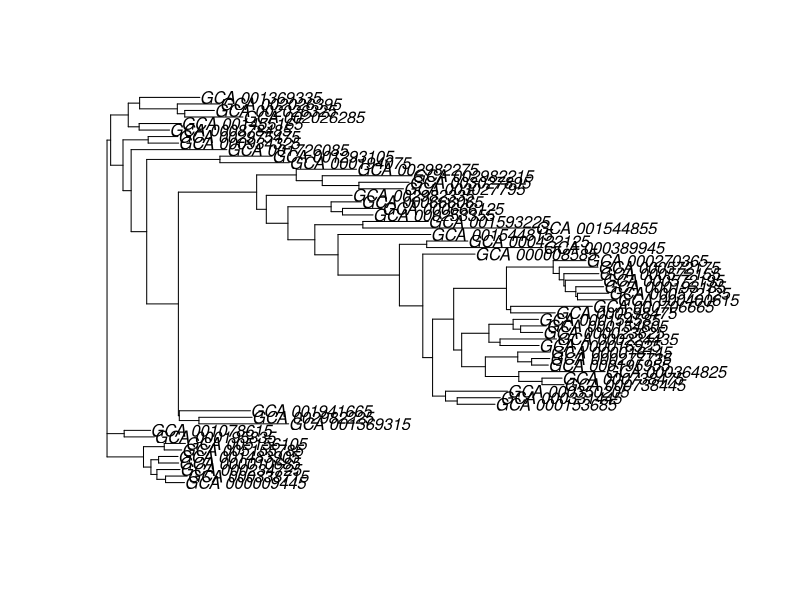
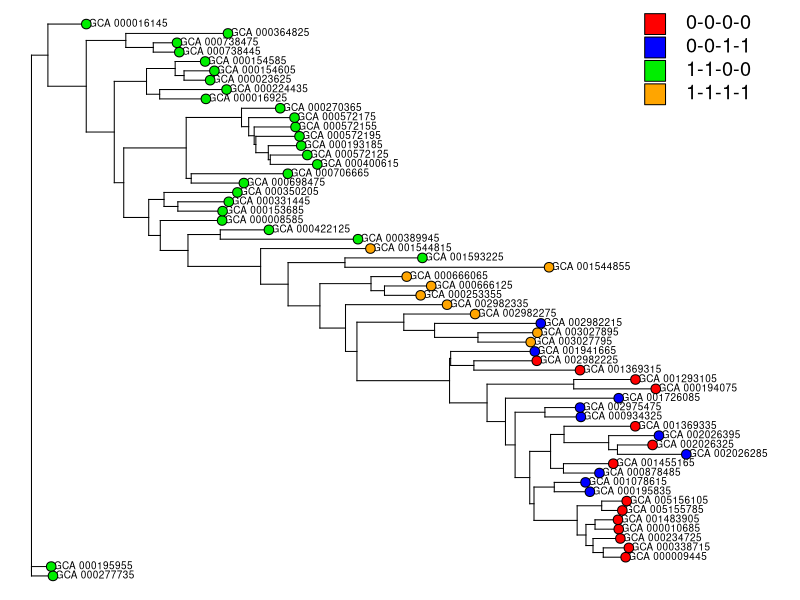
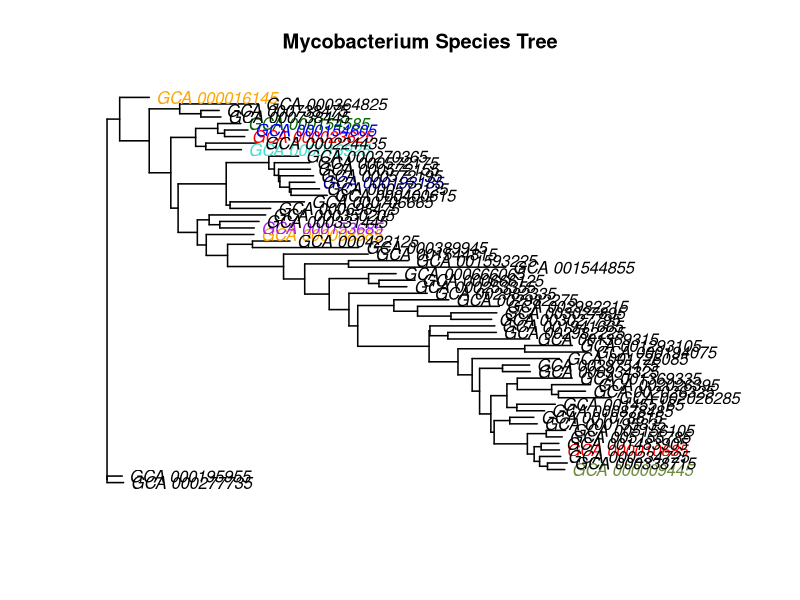

Source code (R) for these figures, in order:
#build phylogenetic tree for MTBC genomes

library(seqinr)
#library(phangorn)
library("ape")
library("phytools")

setwd('~/gitprojects/rd900')

#get region hits from blast analysis

region_hits = read.table('rd900_region_hits.csv',sep=',',header=TRUE)
rownames(region_hits) <- region_hits$id
# convert to discrete states
states <- region_hits[c('pknh1','pknh1.proregion','pknh2_sensor','tbd2')]
states[states>0] = 1
states <- apply( states , 1 , paste , collapse = "-" )
states <- factor(states)

### read ANI data

#anim <- read.table('ANIm_out/ANIm_percentage_identity.tab',sep='\t',header=TRUE,row.names = 1)
anim <- read.table('anim_matrix.csv',sep=',',header=TRUE)
#rownames(anim) <- paste0(1:nrow(anim), "_", anim$query)
rownames(anim) <- anim$query

### get distance matrix
dm <- dist(anim)
njtree  <- nj(dm)
plot(njtree)

# root tree
#rooted <- root(njtree,"18_H37Rv")
rooted <- root(njtree,"GCA_000195955")
rooted <- multi2di(rooted)

### plot tree ###

png("nj_tree.png",res=150, width=800, height=1200)
#tiff(file = "temp.tiff", width = 2400, height = 1400, units = "px", res = 300)

tipcol <- rep('black', length(njtree$tip.label))
# make a vector with our list of species
cats <- unique(anim$query)

# make a vector of color we want:
speciescolors <-c("orange", "darkolivegreen4", "red", "orange", "turquoise", "red",
               "purple", "darkgreen", "blue","darkblue")
for(i in 1:length(cats)){
  tipcol[grep(cats[i], njtree$tip.label)] <- speciescolors[i]
}

# Plotting the phylogeny
plot(rooted, label.offset=0.01, edge.width=1.5, #type='fan',
     main="Mycobacterium Species Tree", 
     tip.color=tipcol)
dev.off()

# Add coloured shapes for tips
#tiplabels(pch=19, 
#          col=ifelse(grepl(njtree$tip.label, pattern="mtb|CDC|H37"), "red", "blue"), 
#          cex=1)

# Set the margins
#par(mar=c(1,1,1,0))

plotTree(rooted,lwd=1,fsize=0.6)
cols<-setNames(c('red','blue','green2','orange'),levels(states))
tiplabels(pie=to.matrix(states[rooted$tip.label], levels(states)),
          piecol=cols, cex=0.3)
add.simmap.legend(colors=cols,prompt=FALSE,x=0.8*par()$usr[2],
                  y=60,fsize=1.2)
#plotBranchbyTrait(rooted,states[rooted$tip.label], mode="tips", palette="heat.colors")

# ace function for calculating parsimony using pknh blast results
# we provide a vector containing the states - rd900 variants and 
# the phylogeny from species similarity

fit <- ace(states, rooted, type="discrete")
